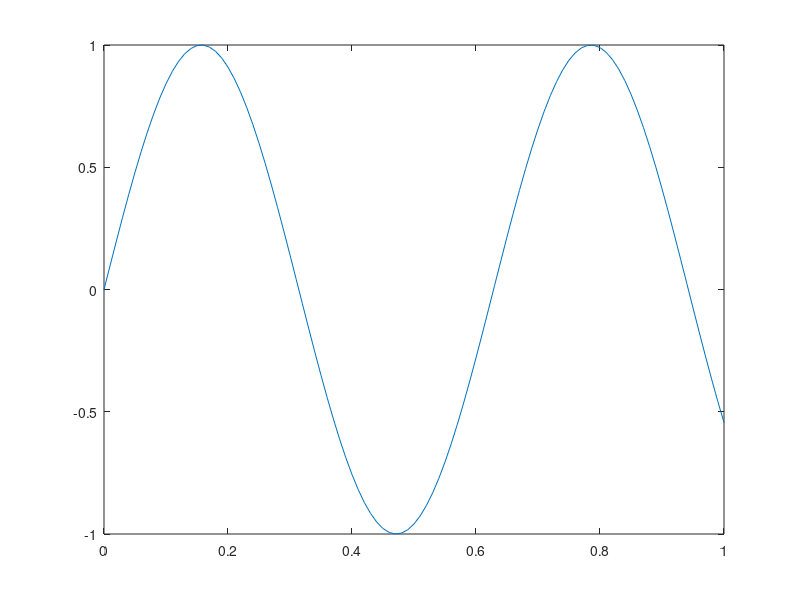

This chart was generated by the following MATLAB code: (Note: this script raises an error after producing the figure.)
% The MIT License (MIT)
%
% Copyright (c) 2019 Bo Zhuang <sdzhuangbo@hotmail.com>
%

x = linspace(0, 1, 101);
y = sin(10*x);

% Plot in Matlab
plot(x, y);

% Save PGFPlot figure with data
saveplot2d('fig1', x, y);
saveplot2d('fig2', x, y, 1:5:101);
